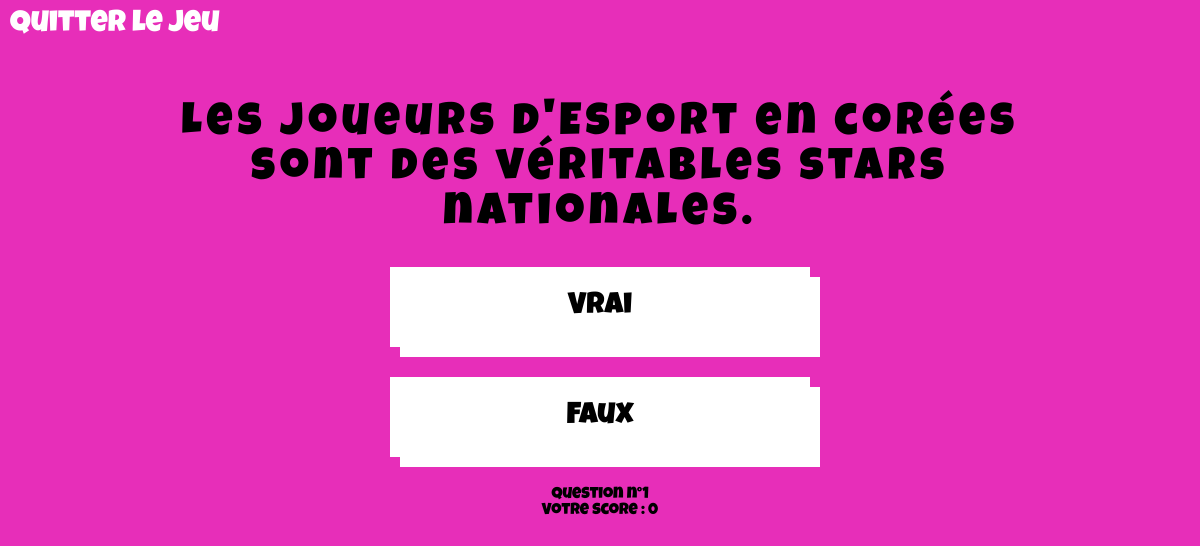
Screenshot of /index.php?pg=questions with the database file from the repository.
### tables this page shows
CREATE TABLE `questions`(
    `question_id` INT(11) NOT NULL,
    `culture` VARCHAR(150) NOT NULL,
    `theme_id` INT(11) NOT NULL,
    `type` INT(11) NOT NULL,
    `question_name` VARCHAR(150) NOT NULL,
    `answer_1` VARCHAR(150) NOT NULL,
    `answer_2` VARCHAR(150) NOT NULL,
    `answer_3` VARCHAR(150) NOT NULL,
    `answer_4` VARCHAR(150) NOT NULL,
    `right_answer` INT(11) NOT NULL
);

### parts/sql parts/sql_request.php (called while the page is built, shortened)
<?php
function call_to_db()
{
    try {
        $options = [
            PDO::ATTR_ERRMODE => PDO::ERRMODE_EXCEPTION
        ];
        $dsn = "mysql:host=" . HOST . ";dbname=" . DB_NAME . ";charset=utf8";
        $dbh = new PDO($dsn, USER, PWD, $options);
        return $dbh;
    } catch (PDOException $ex) {
        printf("La connexion à la base de donnée à échouer avec le code %s", $ex->getCode());
        die();
    }
}
function get_the_questions()
{
    $the_db = call_to_db();
    $sql =
        <<<'EOD'
        SELECT * FROM questions NATURAL JOIN themes ORDER BY RAND() LIMIT 10;
EOD;
    $categoryStmt = $the_db->query($sql);
    $category = $categoryStmt->fetchAll();
    return $category;
}

### parts/questions.php (the view, shortened to what this page needs)
<?php
  $the_list_of_questions = get_the_questions();
  $theme_id = $the_list_of_questions[$question_number - 1][0];
  $right_answer = $the_list_of_questions[$question_number - 1][9];
  $question_type = $the_list_of_questions[$question_number - 1][3];
  $question_label = $the_list_of_questions[$question_number - 1][4];
  if ($question_type == 1) {
      $answer_1 = "Vrai";
      $answer_2 = "Faux";
  } else if ($question_type == 2) {
      $answer_1 = $the_list_of_questions[$question_number - 1][5];
      $answer_2 = $the_list_of_questions[$question_number - 1][6];
      $answer_3 = $the_list_of_questions[$question_number - 1][7];
      $answer_4 = $the_list_of_questions[$question_number - 1][8];
  }
  switch ($theme_id) {
      case 6:
          $theme_label = "entertainement";
          break;
  }
  ?>
<body id="question_page" class="background <?= $theme_label ?>">
    <a href="index.php?pg=menu" class="return-button">Quitter le jeu</a>
    <div class="question"><?= $question_label ?></div>
    <div class="container-buttons">
        <div id="container-question-1">
            <button id="anwser-1" class="kahoot-button" <?php if ($right_answer == 1) {
                                                              echo 'data-answer="true"';
                                                          } ?>>
                <?= $answer_1 ?>
            </button>
            <button id="anwser-2" class="kahoot-button" <?php if ($right_answer == 2) {
                                                              echo 'data-answer="true"';
                                                          } ?>>
                <?= $answer_2 ?>
            </button>
        </div>
    </div>
    <div class="question_number">Question n°<?= $question_number ?></div>
    <div class="score">Votre score : <span id="score_value">0</span></div>

### assets/css/kahoot.css (style rules this page uses)
body { font-family: "Luckiest Guy", cursive; box-sizing: border-box; margin: 0; width: 100vw; height: 100vh; display: flex; justify-content: center; align-items: center; flex-direction: column; }
.return-button { font-size: 30px; text-decoration: none; color: white; position: absolute; top: 10px; left: 10px; transition: font-size 0.5s ease-out; }
.question { text-align: center; font-size: 45px; letter-spacing: 5px; max-width: 80vw; }
.container-buttons { display: flex; width: 80vw; align-items: center; justify-content: center; }
.kahoot-button { margin: 30px; display: flex; justify-content: center; align-items: center; padding: 20px; width: 35vw; height: 80px; background-color: #ffffff; color: black; font-family: "Luckiest Guy", cursive; text-shadow: rgba(255, 255, 255, 0.658) 2px 1px 0px; font-size: 30px; box-shadow: #ffffff 10px 10px 0px; animation: button-smol-rotate-reverse 0.2s both; outline: none; border: none; }
.entertainement { background-color: rgb(231, 46, 185); }

### rows the page displays
questions: question_name "Les joueurs d'Esport en corées sont des véritables stars nationales.", type "Vrai", type "Faux"

### other values shown
$question_number "1"
